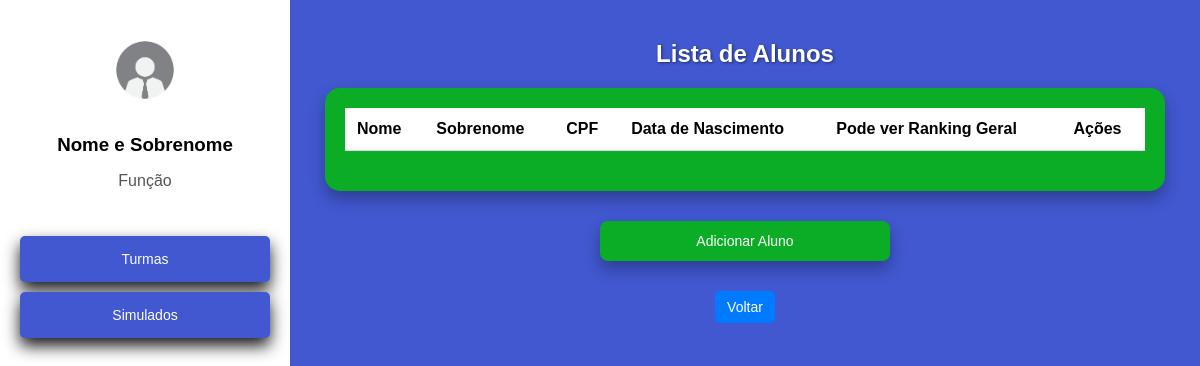
Before: /cadastros/turmas/25/alunos/ (signed in) with the older database file.
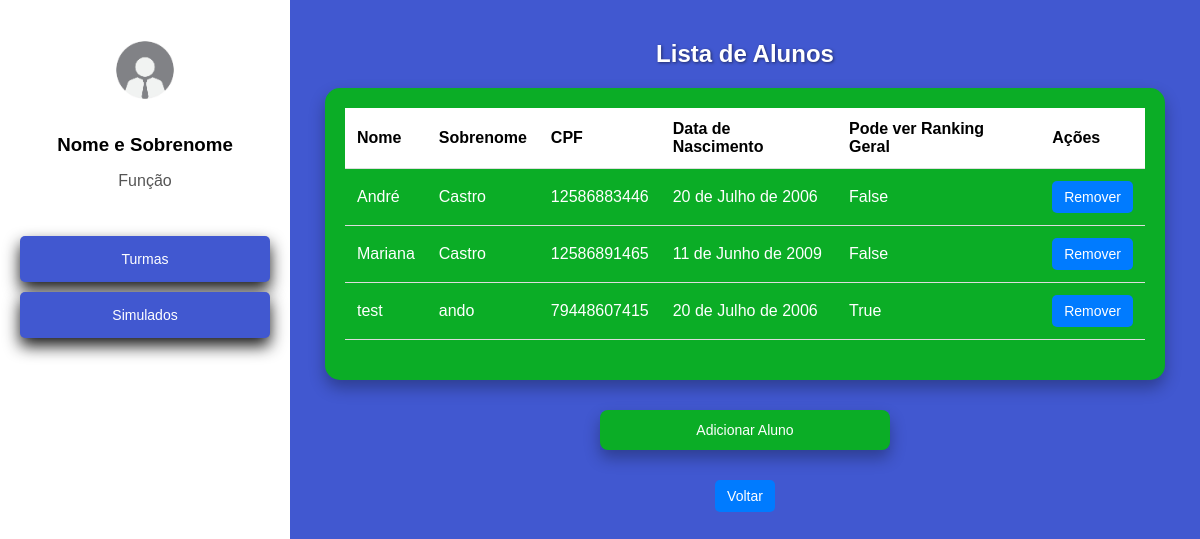
After: the same page with the newer database file.
### cadastros/models.py (models this page shows, shortened)
class Aluno(models.Model):
    user = models.OneToOneField(User, on_delete=models.CASCADE, null=True)
    nome = models.CharField(max_length=50)
    sobrenome = models.CharField(max_length=50)
    cpf = models.CharField(max_length=11, unique=True)
    data_nascimento = models.DateField()
    idade_em_dias = models.PositiveIntegerField(editable=False)
    turma = models.ForeignKey('Turma', on_delete=models.CASCADE, related_name='alunos')
    is_ver_geral = models.BooleanField(default=False, verbose_name="Permissão para Visualizar Ranking Geral")

### cadastros/views.py (the view, shortened to what this page needs)
# urls.py: path('turmas/<int:turma_id>/alunos/', AlunoView.as_view(), name='alunos'),
class AlunoView(LoginRequiredMixin, View):
    login_url = '/login/'
    template_name_list = 'alunos.html'
    template_name_add = 'adicionar_aluno.html'
    def get(self, request, turma_id=None):
        if request.path.endswith('adicionar/'):
            return render(request, self.template_name_add, {'turma_id': turma_id})
        elif turma_id:
            alunos = AlunoMediator.listar_alunos(turma_id)
            return render(request, self.template_name_list, {'alunos': alunos, 'turma_id': turma_id})
        else:
            return redirect('turmas')

### cadastros/mediators.py (called while the page is built)
    @staticmethod
    def listar_alunos(turma_id):
        return Aluno.objects.filter(turma__id=turma_id)

### cadastros/templates/alunos.html (shortened to what this page needs)
<!DOCTYPE html>
<html lang="pt-br">
<head>
</head>
<body>
    <div class="sidebar">
        <div class="profile">
            <img src="/static/imgfunc.jpg" alt="funcionario" width="100" height="100">
            <h3>Nome e Sobrenome</h3>
            <p>Função</p>
        </div>
        <nav>
            <a href="#">Turmas</a>
            <a href="{% url 'simulados' %}" class="btn btn-primary">Simulados</a>
        </nav>
    </div>
    <div class="container">
        <h2>Lista de Alunos</h2>
        <div class="table-container">
            <table>
                <thead>
                    <tr>
                        <th>Nome</th>
                        <th>Sobrenome</th>
                        <th>CPF</th>
                        <th>Data de Nascimento</th>
                        <th>Pode ver Ranking Geral</th>
                        <th>Ações</th>
                    </tr>
                </thead>
                <tbody>
                    {% for aluno in alunos %}
                    <tr>
                        <td>{{ aluno.nome }}</td>
                        <td>{{ aluno.sobrenome }}</td>
                        <td>{{ aluno.cpf }}</td>
                        <td>{{ aluno.data_nascimento }}</td>
                        <td>{{ aluno.is_ver_geral }}</td>
                        <td>
                            <button class="btn-remover btn btn-danger" data-bs-toggle="modal" data-bs-target="#confirmarRemocaoModal" data-id="{{ aluno.id }}">Remover</button>
                        </td>
                    </tr>
                    {% endfor %}
                </tbody>
            </table>
        </div>
        <a href="{% url 'adicionar_aluno' turma_id=turma_id %}" class="add-aluno">Adicionar Aluno</a>
        <div class="button-container">
            <button onclick="window.history.back()" class="btn btn-secondary">Voltar</button>
        </div>
    </div>
</body>
</html>

### cadastros/templates/alunos.html (style rules this page uses)
body { font-family: Arial, sans-serif; background-color: rgb(65, 88, 208); color: #333; margin: 0; padding: 0; display: flex; height: 100vh; }
.sidebar { width: 250px; background-color: white; padding: 20px; color: black; display: flex; flex-direction: column; justify-content: flex-start; }
.sidebar .profile { text-align: center; margin-bottom: 30px; }
.sidebar .profile h3 { margin: 10px 0 5px; color: black; }
.sidebar .profile p { color: #555; }
.sidebar nav a { text-decoration: none; color: white; padding: 15px; border-radius: 5px; background-color: rgb(65, 88, 208); margin-bottom: 10px; text-align: center; box-shadow: 0 0.5rem 1rem rgba(0, 0, 0, 0.9); font-size: 14px; cursor: pointer; border: none; transition: background-color 0.3s ease; display: block; }
.container { flex: 1; padding: 20px; background-color: rgb(65, 88, 208); color: white; }
h2 { text-align: center; color: #fff; text-shadow: 0.0625rem 0.0625rem 0.1875rem rgba(0, 0, 0, 0.5); }
.button-container { display: flex; justify-content: center; margin-top: 20px; }
.table-container { margin: 0 auto; padding: 20px; max-width: 800px; background-color: rgb(11, 173, 38); border-radius: 15px; color: white; box-shadow: 0 0.5rem 1rem rgba(0, 0, 0, 0.3); }
table { width: 100%; border-collapse: collapse; margin-bottom: 20px; }
th, td { text-align: left; padding: 12px; border-bottom: 1px solid #ddd; }
th { background-color: #ffffff; color: black; }
tr:nth-child(even) { background-color: rgb(11, 173, 38); }
a, button { background-color: #007BFF; color: white; text-decoration: none; padding: 8px 12px; border-radius: 5px; font-size: 14px; cursor: pointer; border: none; }
.add-aluno { display: block; text-align: center; background-color: rgb(11, 173, 38); color: white; padding: 12px 20px; border-radius: 8px; text-decoration: none; width: 250px; margin: 30px auto; box-shadow: 0 0.5rem 1rem rgba(0, 0, 0, 0.3); transition: background-color 0.5s ease; }

Changed rows visible on the page:
added Aluno: nome "André", sobrenome "Castro", cpf "12586883446", data_nascimento "20 de Julho de 2006", is_ver_geral "False"
added Aluno: nome "Mariana", sobrenome "Castro", cpf "12586891465", data_nascimento "11 de Junho de 2009", is_ver_geral "False"
added Aluno: nome "test", sobrenome "ando", cpf "79448607415", data_nascimento "20 de Julho de 2006", is_ver_geral "True"
